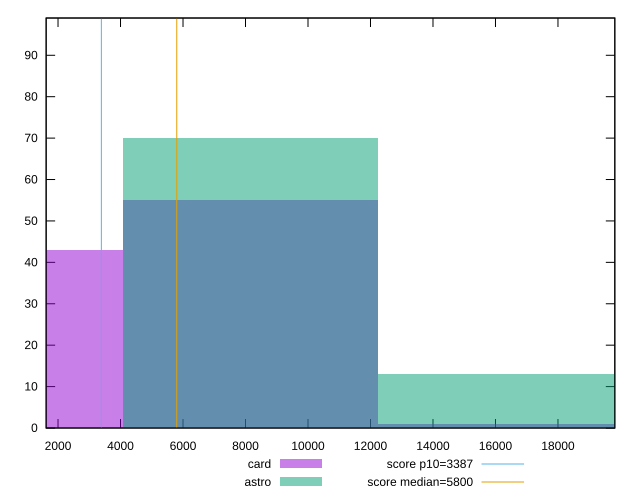

The gnuplot source for this figure:
reset

$card <<EOF
16320.171034948202 1
8160.085517474101 55
0 43
EOF

$astro <<EOF
16320.171034948202 13
8160.085517474101 70
EOF

set key outside below
set boxwidth 8160.085517474101
set xrange [1619.7319999999997:19819.25633881931]
set yrange [0:99]
set trange [0:99]
set style fill transparent solid 0.5 noborder

set parametric
set terminal svg size 640, 500 enhanced background rgb 'white'
set output "reports/report_00027_2021-02-24T12-40-31.850Z/speed-index/comparison/histogram/2_vs_3.svg"

plot $card title "card" with boxes, \
     $astro title "astro" with boxes, \
     3387,t title "score p10=3387", \
     5800,t title "score median=5800"

reset
